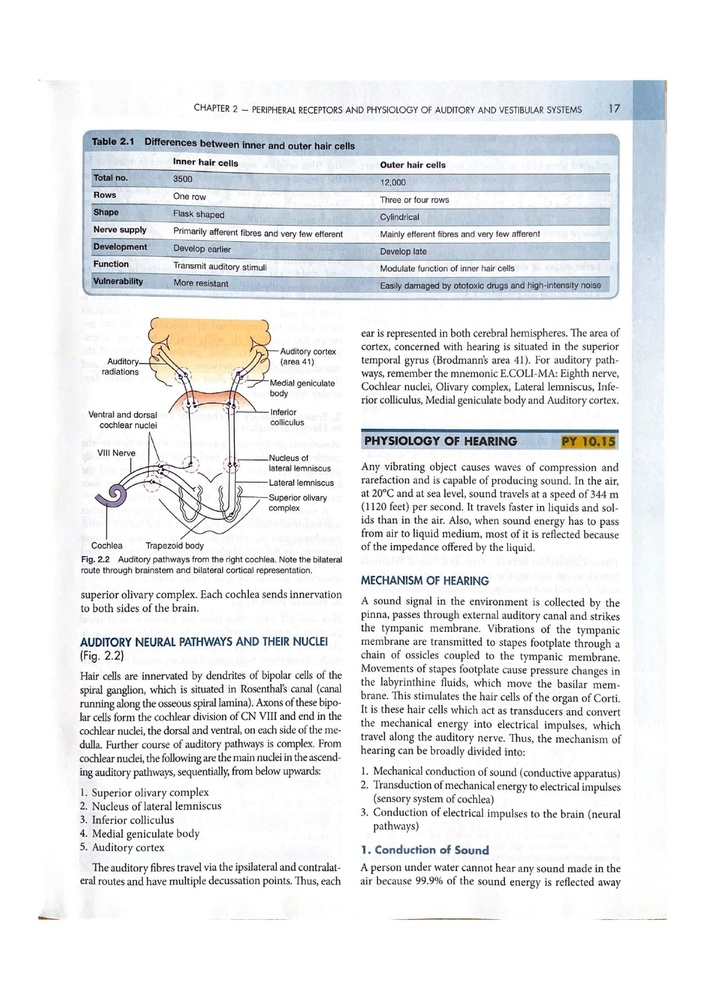
#> input picture images/Dhingra ENT 8th Edition_Split_page-0014.jpg, 706 x 999 px, shrunk from 1240 x 1755 before the run
$ python col_ana.py
#> lines starting #> are read from the running program, lines starting #| are printed output that depends on the picture; after the words box and inside, x2 and y2 are one past the last pixel; in counts of white or black regions, pixels touching at a corner belong together
import cv2
import matplotlib.pyplot as plt
import numpy as np

# Load and preprocess
image = cv2.imread('images/Dhingra ENT 8th Edition_Split_page-0014.jpg')
#> image is the input picture: shape (999, 706, 3); mean B, G, R 236.4, 235.1, 234
gray = cv2.cvtColor(image, cv2.COLOR_BGR2GRAY)
denoised = cv2.fastNlMeansDenoising(gray, None, h=10, templateWindowSize=7, searchWindowSize=21)
binary = cv2.adaptiveThreshold(denoised, 255, cv2.ADAPTIVE_THRESH_GAUSSIAN_C, cv2.THRESH_BINARY, 11, 2)
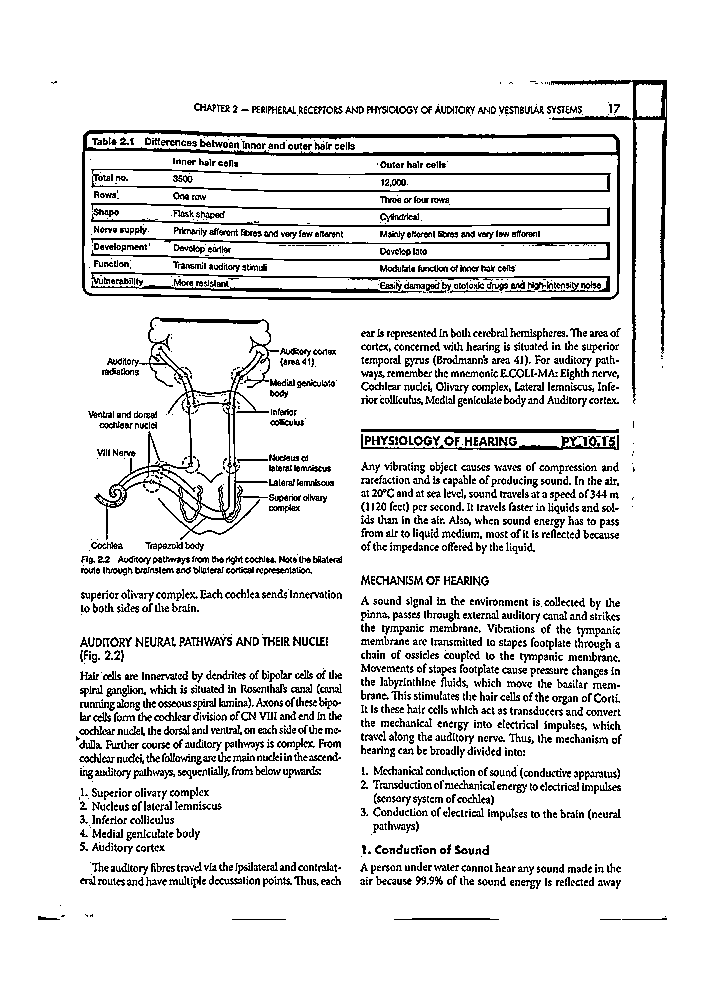
#> binary: shape (999, 706); 88.8% white; black in thin lines or dots, all inside (x1, y1, x2, y2) = (38, 80, 667, 920)
binary_inv = cv2.bitwise_not(binary)

# Morphological operations
kernel = cv2.getStructuringElement(cv2.MORPH_RECT, (20, 3))
dilated = cv2.dilate(binary_inv, kernel, iterations=1)
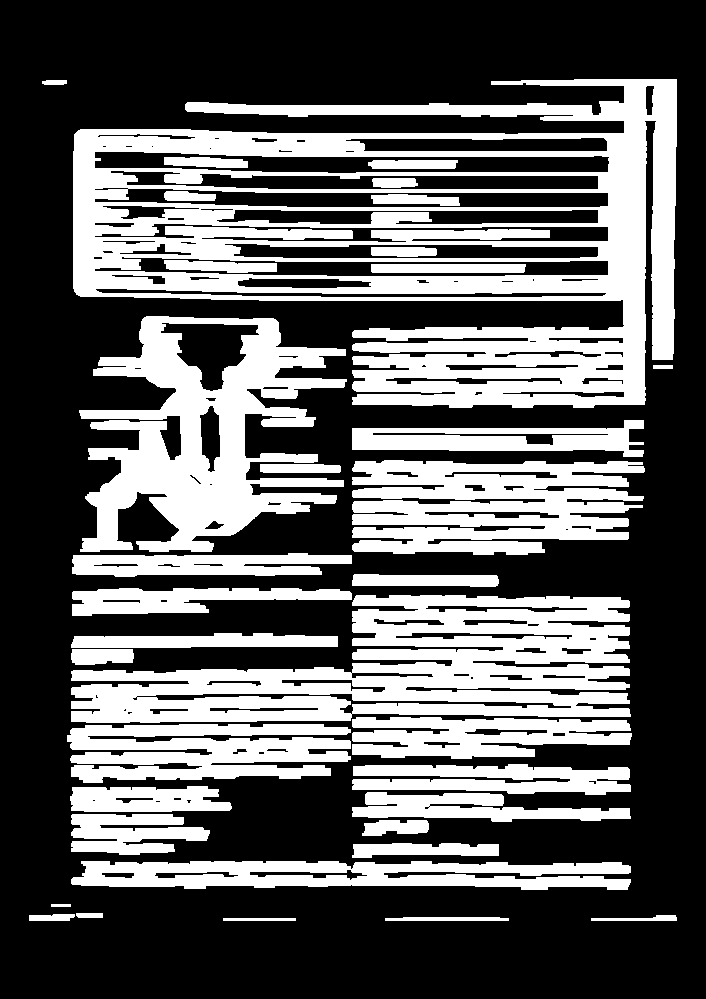
#> dilated: shape (999, 706); 36.7% white; 36 white regions

# Find contours
contours, _ = cv2.findContours(dilated, cv2.RETR_EXTERNAL, cv2.CHAIN_APPROX_SIMPLE)
#> contours = 28 contours; largest, box (x1, y1, x2, y2) and area: (73, 79, 677, 408) 129460, (71, 595, 631, 723) 42040, (79, 316, 347, 552) 33878, (352, 460, 645, 555) 19829, (71, 861, 631, 890) 11757

min_width = 20
min_height = 10
all_boxes = []

for contour in contours:
    x, y, w, h = cv2.boundingRect(contour)
    if w > min_width and h > min_height:
        all_boxes.append((x, y, w, h))
#> this loop made 28 passes
#> (x, y, w, h) on passes 2, 3, 4, 5, 7, 8, 9, 10: (385, 917, 124, 4), (591, 915, 86, 6), (29, 914, 46, 7), (76, 913, 27, 5), (71, 861, 560, 29), (352, 843, 147, 15), (362, 820, 67, 16), (71, 814, 139, 41)
#> after the loop, all_boxes = 19 items, first 6: (71, 861, 560, 29), (352, 843, 147, 15), (362, 820, 67, 16), (71, 814, 139, 41), (352, 792, 279, 30), (70, 786, 162, 26)

print(f"Found {len(all_boxes)} total boxes")
#| Found 19 total boxes

# GET IMAGE DIMENSIONS
height, width = image.shape[:2]
print(f"Image dimensions: {width}x{height}")
#| Image dimensions: 706x999

# ============================================
# IMPROVED FILTERING - Less Aggressive
# ============================================

text_boxes_only = []
filtered_boxes = []

for box in all_boxes:
    x, y, w, h = box
    aspect_ratio = w / h
    area = w * h

    # DEFAULT: Assume it's text unless proven otherwise
    is_image = False

    # RULE 1: Very wide boxes spanning most of page = likely images
    if w > width * 0.7:  # More than 70% of page width
        is_image = True
        reason = "too wide (spanning)"

    # RULE 2: Very tall and narrow = likely diagram element
    elif h > height * 0.4 and w < width * 0.2:  # Tall and thin
        is_image = True
        reason = "tall thin element"

    # RULE 3: Nearly square AND large = likely image
    elif 0.7 < aspect_ratio < 1.4 and area > (width * 0.4) * (height * 0.3):
        is_image = True
        reason = "large square region"

    # RULE 4: Check pixel density
    else:
        # Sample the region to see if it's mostly empty (image border)
        roi = binary[y:y+h, x:x+w]
        if roi.size > 0:
            white_pixels = np.sum(roi == 255)
            total_pixels = roi.size
            white_ratio = white_pixels / total_pixels

            # If more than 85% white AND large, it's likely an image border
            if white_ratio > 0.85 and area > (width * 0.3) * (height * 0.2):
                is_image = True
                reason = "mostly empty (image border)"

    if is_image:
        filtered_boxes.append((box, reason))
    else:
        text_boxes_only.append(box)
#> this loop made 19 passes
#> (x, y, w, h, aspect_ratio, area, is_image, white_pixels) on pass 18: (79, 316, 268, 236, 1.14, 63248, True, 55763)
#> after the loop, filtered_boxes = [((71, 861, 560, 29), 'too wide (spanning)'), ((71, 595, 560, 128), 'too wide (spanning)'), ((79, 316, 268, 236), 'mostly empty (image border)'), ((73, 79, 604, 329), 'too wide (spanning)')]; text_boxes_only = 15 items, first 6: (352, 843, 147, 15), (362, 820, 67, 16), (71, 814, 139, 41), (352, 792, 279, 30), (70, 786, 162, 26), (352, 764, 279, 31)

print(f"\nAfter filtering:")
print(f"Text boxes kept: {len(text_boxes_only)}")
#| Text boxes kept: 15
print(f"Image boxes filtered: {len(filtered_boxes)}")
#| Image boxes filtered: 4

if len(filtered_boxes) > 0:
    print("\nFiltered boxes (first 10):")
    for i, (box, reason) in enumerate(filtered_boxes[:10]):
        x, y, w, h = box
        print(f"  Box: x={x}, y={y}, w={w}, h={h} - Reason: {reason}")
#> this loop made 4 passes
#> (printed output is left out)

# ============================================
# COLUMN DETECTION ON TEXT BOXES
# ============================================

if len(text_boxes_only) < 5:
    print("\n⚠️ WARNING: Very few text boxes detected!")
    print("This filtering might be too aggressive. Proceeding anyway...")

if len(text_boxes_only) == 0:
    print("❌ ERROR: No text boxes found!")
    exit()

# Simple column detection: use middle 50% of page
column_boundary = width // 2

# [13 lines of commented-out code are left out]
left_column = []
right_column = []

for box in text_boxes_only:
    x, y, w, h = box
    center_x = x + w // 2

    if center_x < column_boundary:
        left_column.append(box)
    else:
        right_column.append(box)
#> this loop made 15 passes
#> (x, y, w, h, center_x) on passes 1 to 8: (352, 843, 147, 15, 425), (362, 820, 67, 16, 395), (71, 814, 139, 41, 140), (352, 792, 279, 30, 491), (70, 786, 162, 26, 151), (352, 764, 279, 31, 491), (67, 724, 284, 59, 209), (352, 717, 280, 42, 492)
#> after the loop, left_column = [(71, 814, 139, 41), (70, 786, 162, 26), (67, 724, 284, 59), (71, 649, 63, 16), (71, 633, 267, 15), (72, 588, 280, 28), (72, 553, 280, 24)]; right_column = [(352, 843, 147, 15), (362, 820, 67, 16), (352, 792, 279, 30), (352, 764, 279, 31), (352, 717, 280, 42), (352, 574, 147, 13), (352, 460, 293, 95), (352, 420, 292, 37)]

print(f"Left column: {len(left_column)} boxes")
#| Left column: 7 boxes
print(f"Right column: {len(right_column)} boxes")
#| Right column: 8 boxes

# SORT
left_column.sort(key=lambda box: box[1])
right_column.sort(key=lambda box: box[1])

text_boxes_sorted = left_column + right_column
#> text_boxes_sorted = 15 items, first 6: (72, 553, 280, 24), (72, 588, 280, 28), (71, 633, 267, 15), (71, 649, 63, 16), (67, 724, 284, 59), (70, 786, 162, 26)

# ============================================
# VISUALIZE
# ============================================

image_filtered = image.copy()
image_text_only = image.copy()

# Draw column boundary
cv2.line(image_filtered, (column_boundary, 0), (column_boundary, height), (255, 0, 255), 2)
#> image_filtered: shape (999, 706, 3); 0.42% of pixels changed, all inside (x1, y1, x2, y2) = (352, 0, 355, 999)
cv2.line(image_text_only, (column_boundary, 0), (column_boundary, height), (255, 0, 255), 2)

# Draw filtered boxes in gray
for (box, reason) in filtered_boxes:
    x, y, w, h = box
    cv2.rectangle(image_filtered, (x, y), (x+w, y+h), (150, 150, 150), 2)
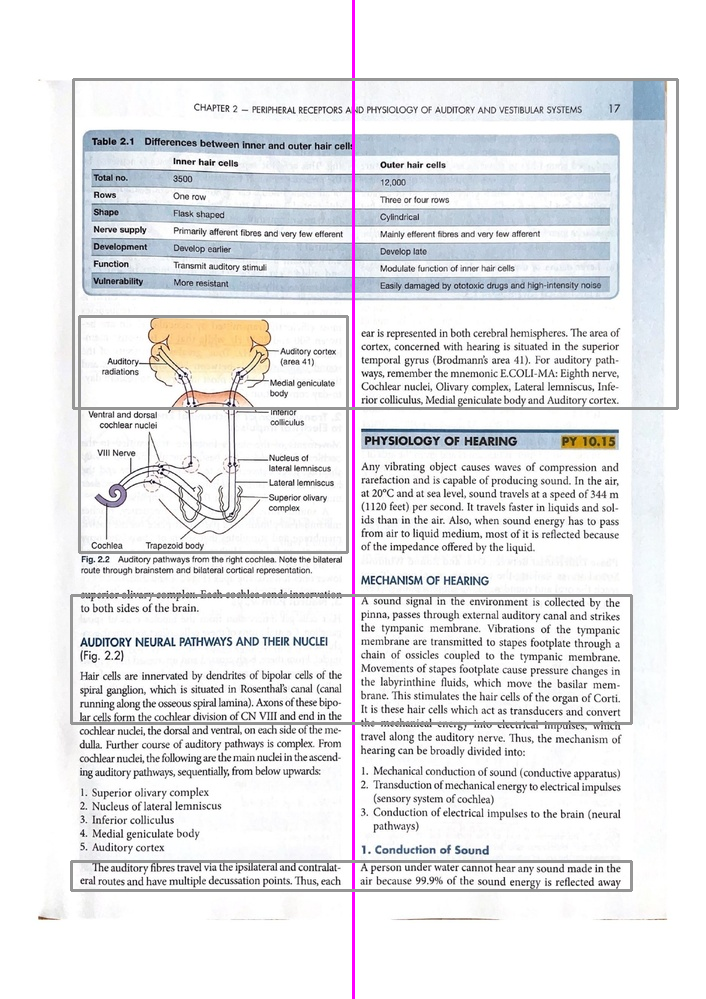
#> image_filtered: shape (999, 706, 3); mean B, G, R 234.2, 231.9, 231.8

# Draw kept text boxes
for i, box in enumerate(text_boxes_sorted):
    x, y, w, h = box

    if i < len(left_column):
        color = (0, 255, 0)  # Green
    else:
        color = (0, 165, 255)  # Orange

    cv2.rectangle(image_filtered, (x, y), (x+w, y+h), color, 2)
    cv2.rectangle(image_text_only, (x, y), (x+w, y+h), color, 2)

    cv2.putText(image_filtered, str(i+1), (x+5, y+20),
                cv2.FONT_HERSHEY_SIMPLEX, 0.7, (255, 0, 0), 2)
    cv2.putText(image_text_only, str(i+1), (x+5, y+20),
                cv2.FONT_HERSHEY_SIMPLEX, 0.7, (255, 0, 0), 2)
#> this loop made 15 passes
#> (x, y, w, h, color) on passes 1 to 8: (72, 553, 280, 24, (0, 255, 0)), (72, 588, 280, 28, (0, 255, 0)), (71, 633, 267, 15, (0, 255, 0)), (71, 649, 63, 16, (0, 255, 0)), (67, 724, 284, 59, (0, 255, 0)), (70, 786, 162, 26, (0, 255, 0)), (71, 814, 139, 41, (0, 255, 0)), (352, 420, 292, 37, (0, 165, 255))
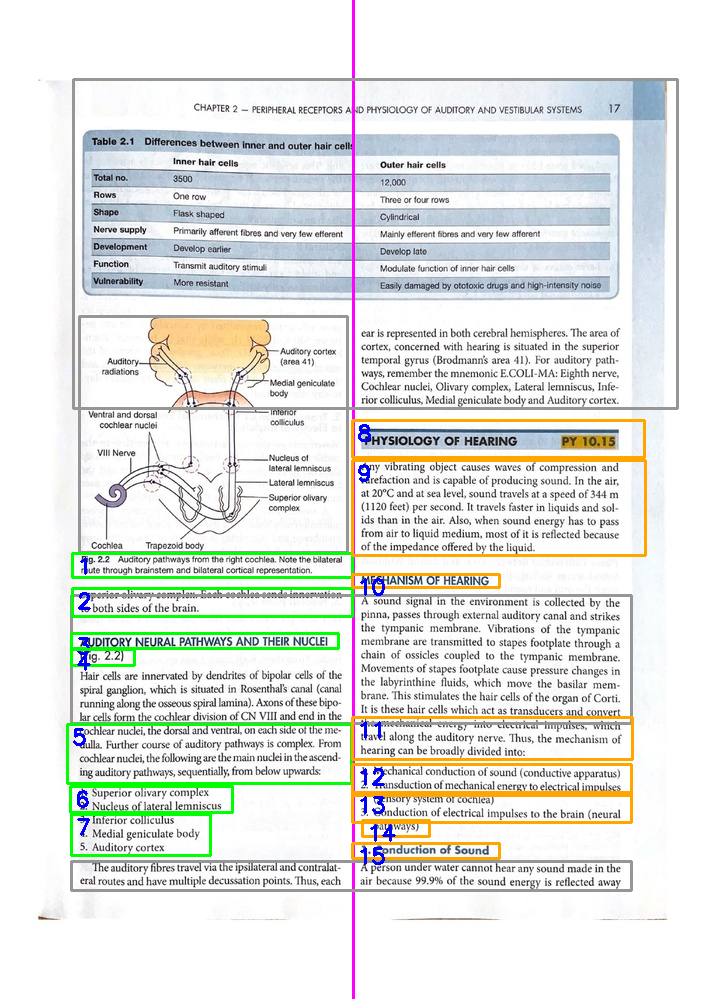
#> image_filtered: shape (999, 706, 3); 3.37% of pixels changed, all inside (x1, y1, x2, y2) = (66, 419, 647, 865)
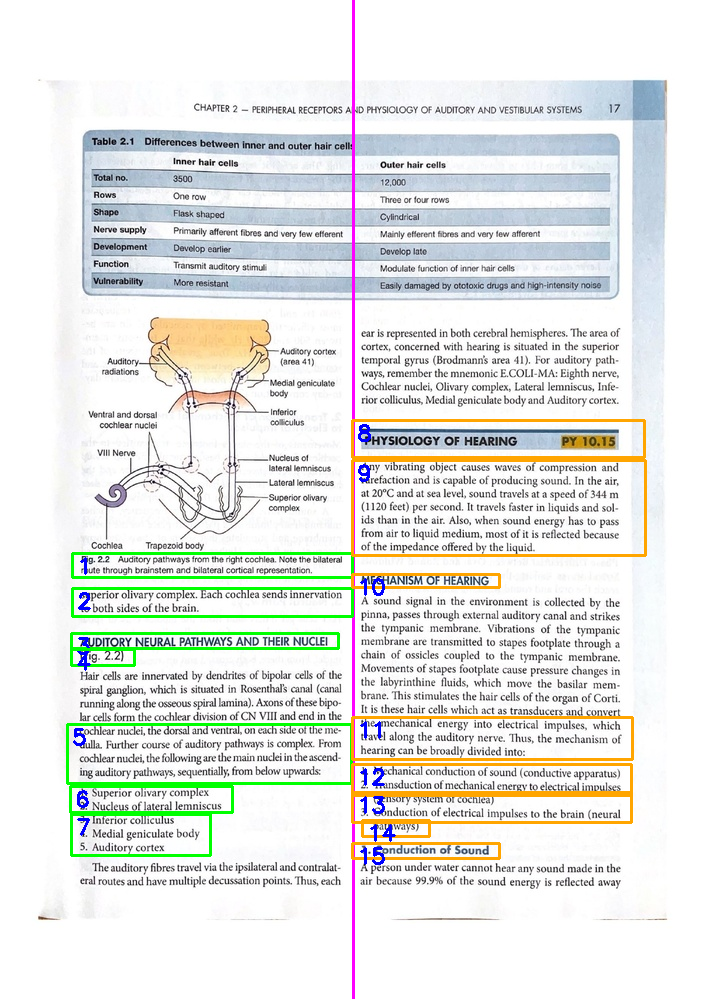
#> image_text_only: shape (999, 706, 3); mean B, G, R 228.7, 232.3, 230.1

# Display
fig, axes = plt.subplots(1, 3, figsize=(24, 12))

axes[0].imshow(cv2.cvtColor(image, cv2.COLOR_BGR2RGB))
axes[0].set_title('Original Image', fontsize=12)
axes[0].axis('off')

axes[1].imshow(cv2.cvtColor(image_filtered, cv2.COLOR_BGR2RGB))
axes[1].set_title(f'All Boxes\nGray=Filtered ({len(filtered_boxes)}) | Colored=Text ({len(text_boxes_only)})', fontsize=12)
axes[1].axis('off')

axes[2].imshow(cv2.cvtColor(image_text_only, cv2.COLOR_BGR2RGB))
axes[2].set_title(f'TEXT ONLY ({len(text_boxes_sorted)} boxes)\nGreen=Left | Orange=Right', fontsize=12)
axes[2].axis('off')

plt.tight_layout()
plt.show()
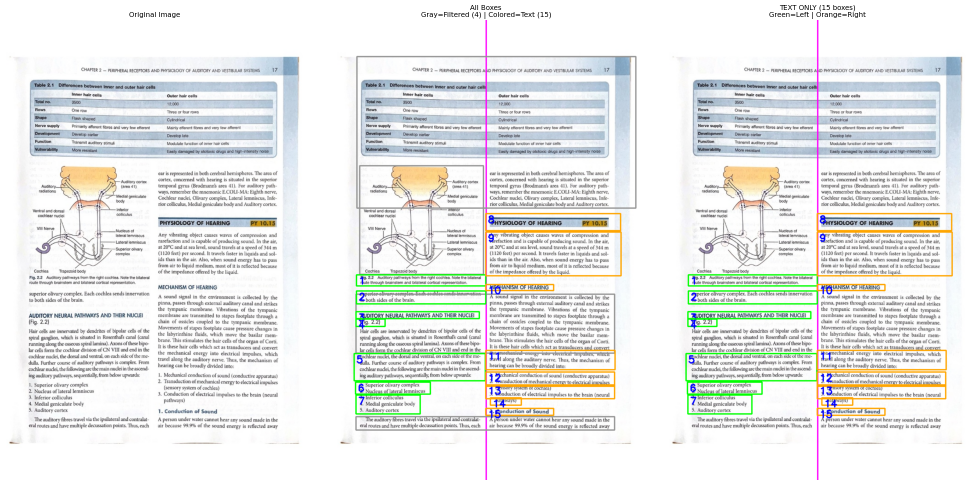
#> figure drawn by matplotlib, 3 panels

print(f"\n=== SUMMARY ===")
print(f"Total boxes detected: {len(all_boxes)}")
#| Total boxes detected: 19
print(f"Text boxes kept: {len(text_boxes_only)} ({len(text_boxes_only)/len(all_boxes)*100:.1f}%)")
#| Text boxes kept: 15 (78.9%)
print(f"Filtered as images: {len(filtered_boxes)} ({len(filtered_boxes)/len(all_boxes)*100:.1f}%)")
#| Filtered as images: 4 (21.1%)
